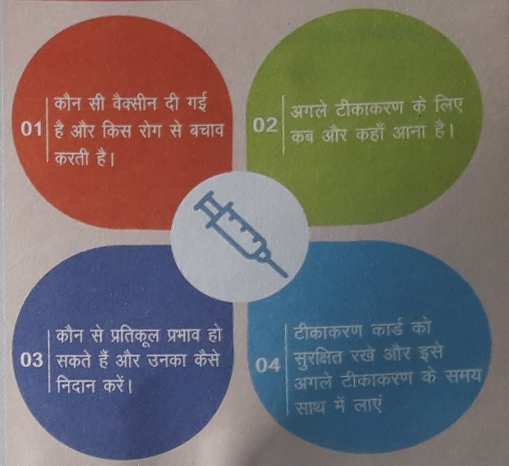
#> input picture Assignments/4/AlignmentMarker.jpg, 1017 x 931 px (shown at 1/2 size)
$ python FormFieldSegmentation.py ../AlignmentMarker.jpg   (older library calls are emulated)
#> lines starting #> are read from the running program, lines starting #| are printed output that depends on the picture; after the words box and inside, x2 and y2 are one past the last pixel; in counts of white or black regions, pixels touching at a corner belong together
import numpy as np
import pywt
from matplotlib import pyplot as plt
import sys,os
import cv2


def build_filters(lambdda = 10.0,sigma=9.0,gamma = 5.0,psi = 0.0):
  filters = []
  ksize = 11
  for theta in np.arange(0, np.pi, np.pi / 16.0):
    kern = cv2.getGaborKernel((ksize, ksize), sigma, theta, lambdda, gamma, psi, ktype = cv2.CV_32F)
    kern /= 1.5*kern.sum()
    filters.append(kern)
  return filters

def processGabor(img, filters):
  accum = np.zeros_like(img)
  for kern in filters:
    fimg = cv2.filter2D(img, cv2.CV_8U, kern)
    np.maximum(accum, fimg, accum)
  return accum


def binarize(img):
  mask = cv2.adaptiveThreshold(img,255,cv2.ADAPTIVE_THRESH_MEAN_C,cv2.THRESH_BINARY,11,2)
  return(mask)

def visulalizeMarker(markers):
  marks = np.copy(markers)
  marks = marks.astype(np.uint8)
  marks = cv2.applyColorMap(marks, cv2.COLORMAP_JET)
  return(marks)


img = cv2.imread(sys.argv[1],cv2.IMREAD_UNCHANGED)
#> img is the input picture: shape (931, 1017, 3); mean B, G, R 106, 108, 114.6
img = cv2.resize(img, (900,900), interpolation=cv2.INTER_AREA)
#> img: shape (900, 900, 3)

gray = cv2.cvtColor(img,cv2.COLOR_BGR2GRAY)
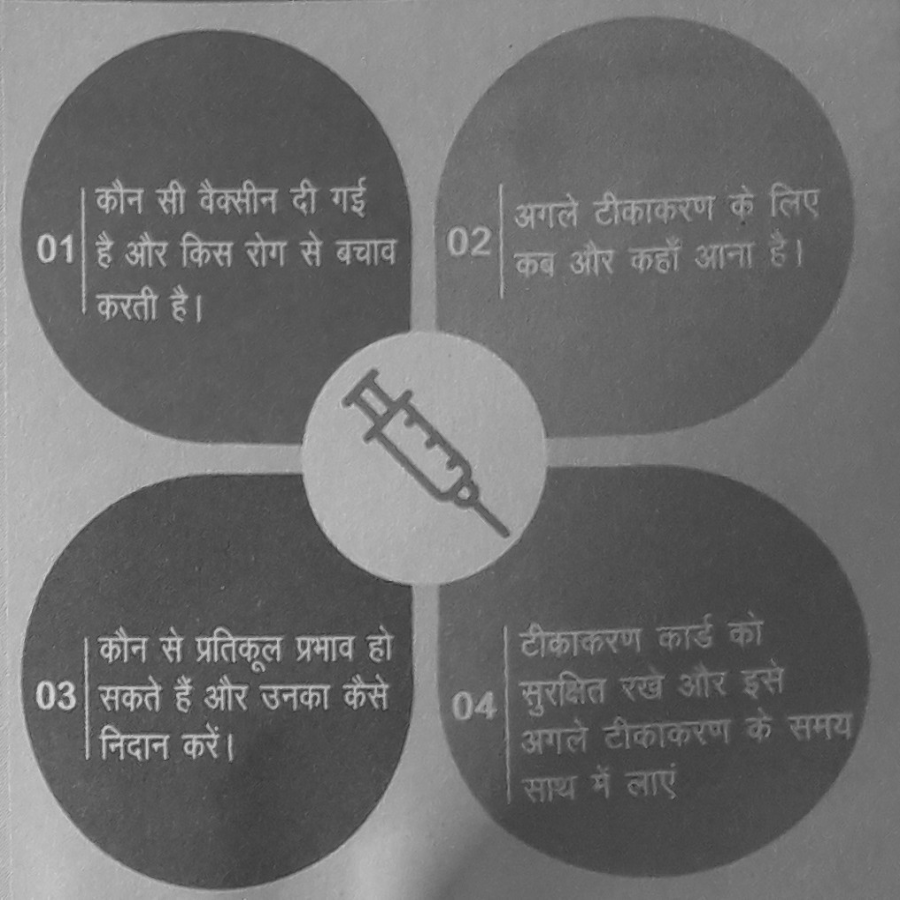
#> gray: shape (900, 900); min 42, max 223, mean 109.8


# img = cv2.resize(img, None, fx=0.6, fy=0.6, interpolation=cv2.INTER_AREA)

blurred = cv2.medianBlur(gray,5)
sigI,sigS = 5,5
kbsize = -1
blurred = cv2.bilateralFilter(blurred,kbsize,sigI,sigS)
# filters = build_filters()
# response = processGabor(blurred,filters)

kernel = np.ones((3,3),np.uint8)
sure_fg = binarize(blurred)
#> in binarize, `mask = cv2.adaptiveThreshold(img,255,cv2.ADAPTIVE_THRESH_MEAN_C,cv2.TH..`:
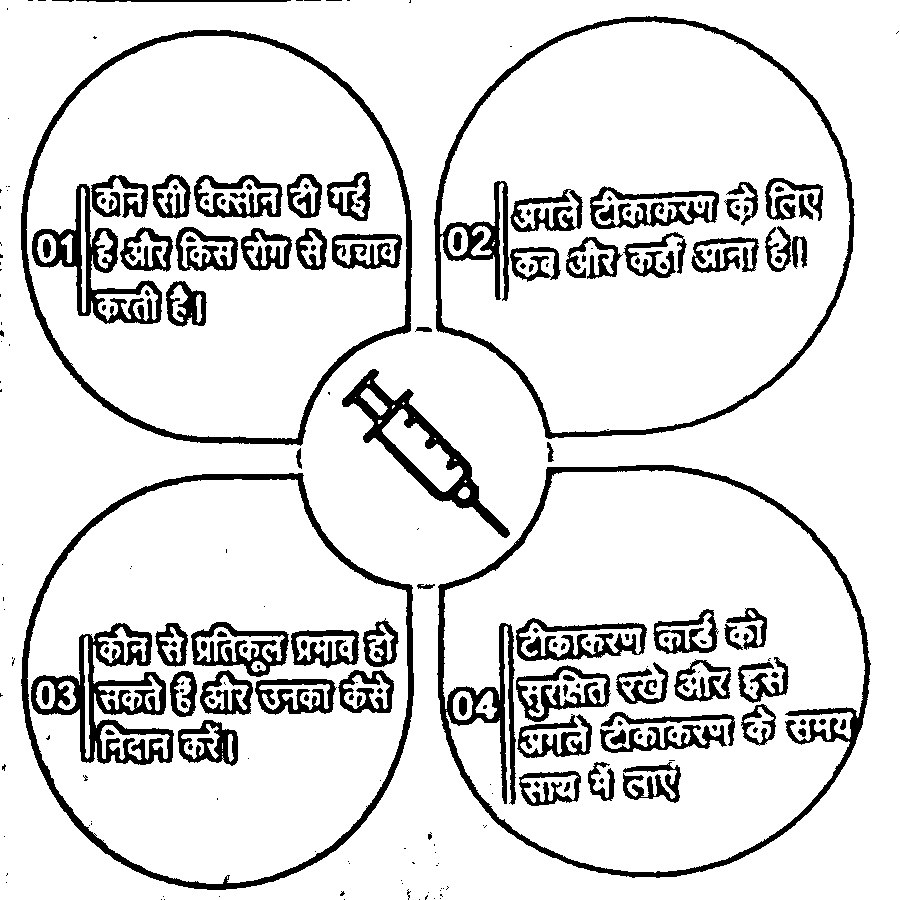
#> mask: shape (900, 900); 87.2% white; 240 black regions (110 under 20 px), largest, box (x1, y1, x2, y2) and area: (437, 465, 871, 878) 11227, (434, 16, 855, 439) 9295, (21, 473, 414, 890) 7995
sure_fg = cv2.morphologyEx(sure_fg, cv2.MORPH_OPEN, kernel,iterations = 2)
#> sure_fg: shape (900, 900); 83.9% white; 90 black regions (62 under 20 px), largest, box (x1, y1, x2, y2) and area: (21, 30, 414, 890) 62609, (417, 465, 871, 878) 22599, (434, 16, 855, 462) 13452
# [8 lines of commented-out code are left out]
ret, markers = cv2.connectedComponents(sure_fg)
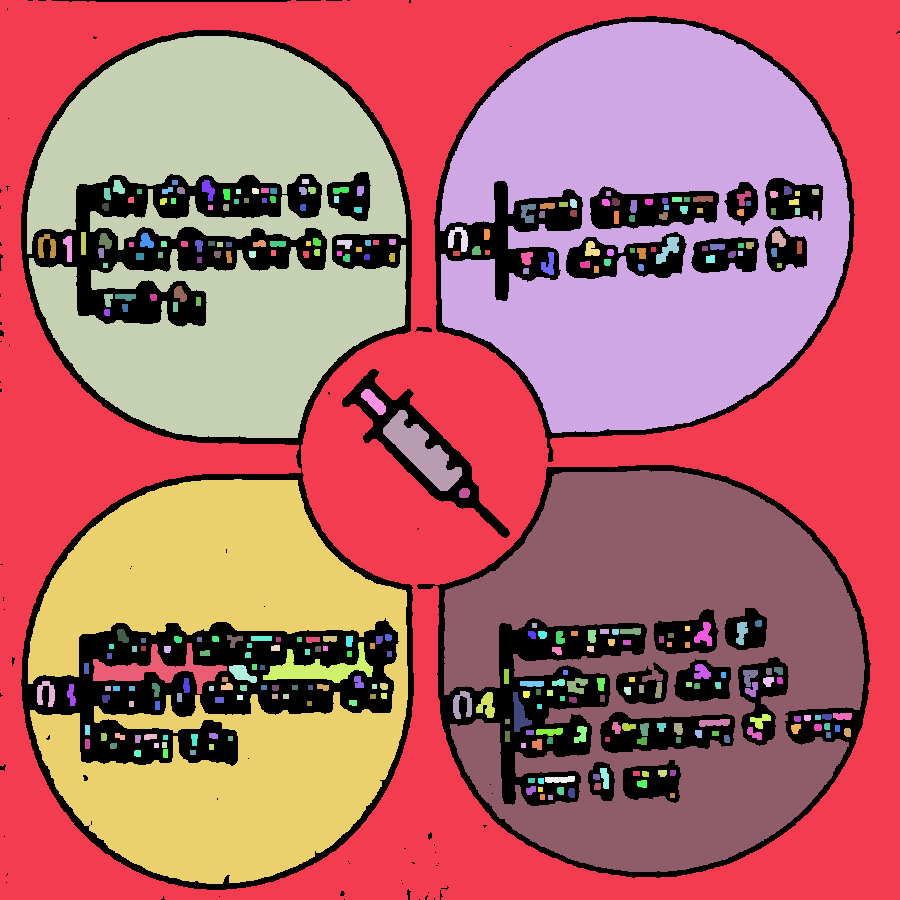
#> markers: shape (900, 900) int32; 329 distinct labels, from 0 to 328; one colour per label, 0 black
#> ret = 329
visualMarks = visulalizeMarker(markers)
print(ret)
#| 329

# [4 lines of commented-out code are left out]
seg = cv2.watershed(img,markers)
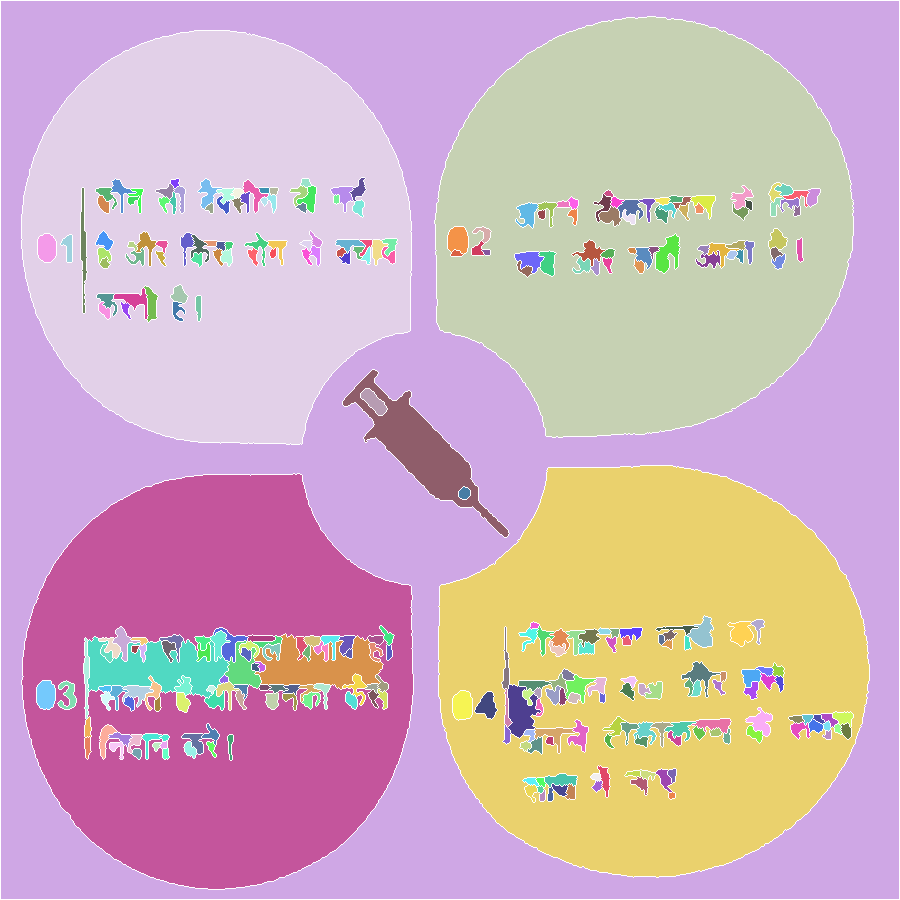
#> seg: shape (900, 900) int32; 329 distinct labels, from -1 to 328; one colour per label, 0 black, -1 white
img[seg == -1] = [25,223,212]
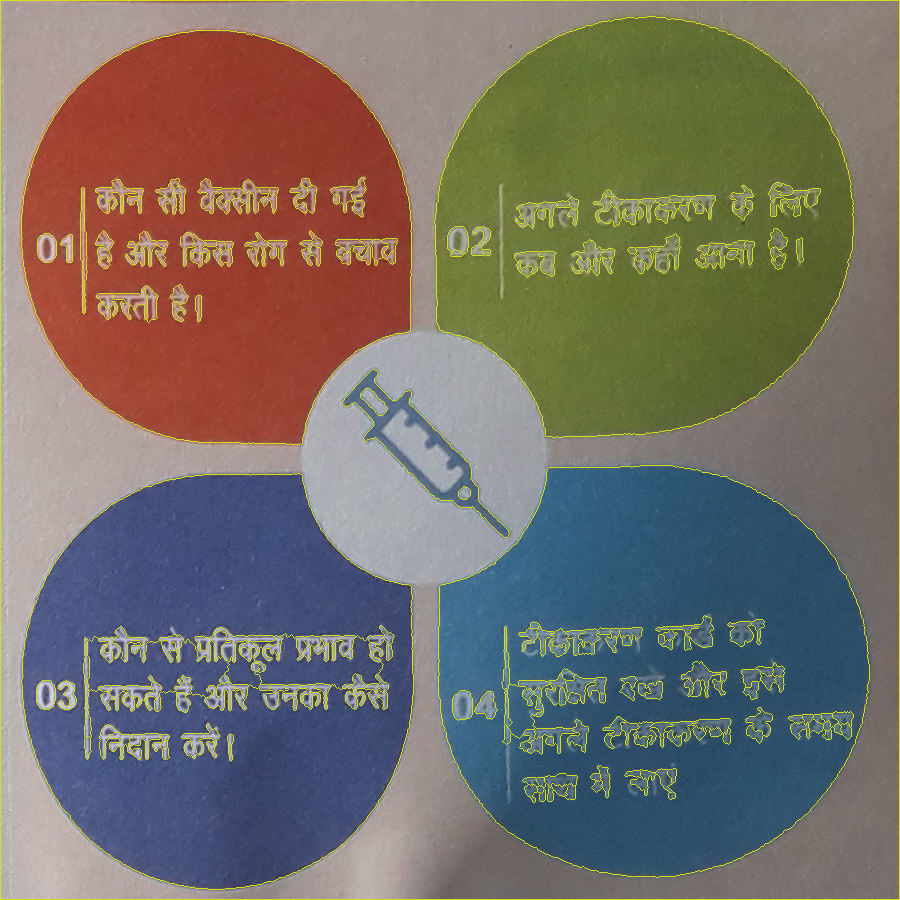
#> img: shape (900, 900, 3); mean B, G, R 103.4, 111.3, 117.3
print(seg.dtype)
#| int32
print(seg.shape)
#| (900, 900)


seg = visulalizeMarker(seg)
#> in visulalizeMarker (call 2), `marks = cv2.applyColorMap(marks, cv2.COLORMAP_JET)`:
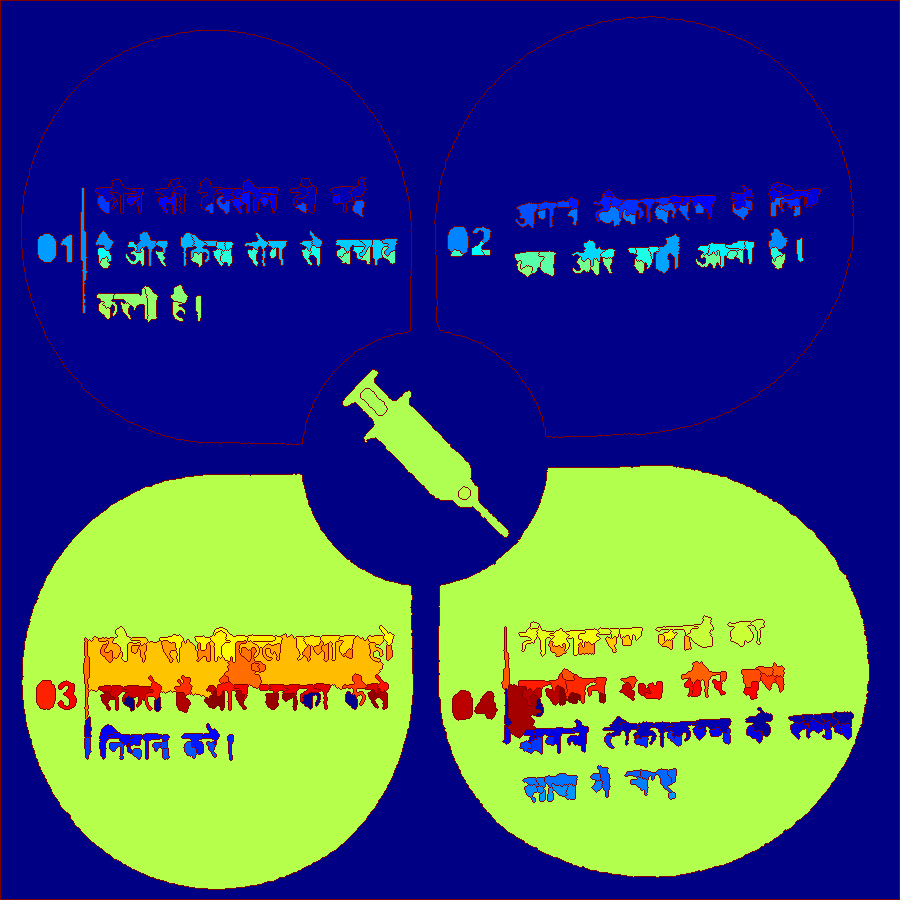
#> marks: shape (900, 900, 3); mean B, G, R 112.7, 80.2, 62.8

cv2.imshow("Original",img)
cv2.imshow("sure_fg",sure_fg)
# cv2.imshow("markers",markers/255.0)
cv2.imshow("visualize Markers",visualMarks)
cv2.imshow("Segmentations",seg)


cv2.imwrite("Original.jpg",img)
cv2.imwrite("visualize Markers.jpg",visualMarks)
cv2.imwrite("Segmentations.jpg",seg)


# cv2.imshow("Segmentes",seg)


# cv2.imshow("Gabor",response)
cv2.waitKey(0)
cv2.destroyAllWindows()

$ run again, on Assignments/3/ColorPhotos/Sea.jpeg
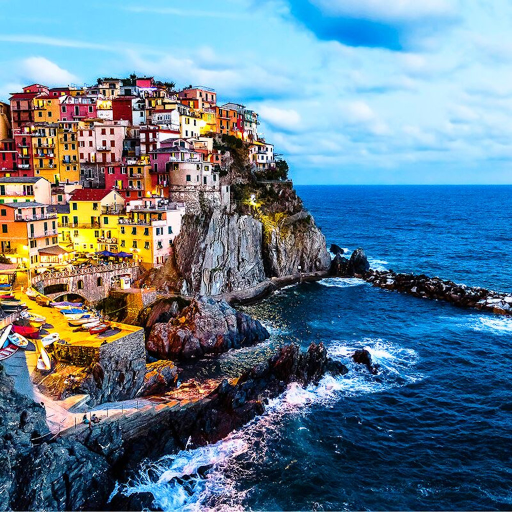
#> input picture Assignments/3/ColorPhotos/Sea.jpeg, 1024 x 1024 px (shown at 1/2 size)
#> img is the input picture: shape (1024, 1024, 3); mean B, G, R 143, 124.6, 98.3
#> mask: shape (900, 900); 64.7% white; 1761 black regions (1096 under 20 px), largest, box (x1, y1, x2, y2) and area: (0, 130, 612, 522) 50210, (57, 416, 900, 727) 40173, (0, 530, 801, 900) 38475
#> sure_fg: shape (900, 900); 52.3% white; 313 black regions (195 under 20 px), largest, box (x1, y1, x2, y2) and area: (0, 130, 900, 900) 362041, (481, 0, 775, 95) 3781, (643, 255, 808, 273) 1084
#> `ret, markers = cv2.connectedComponents(sure_fg)`:
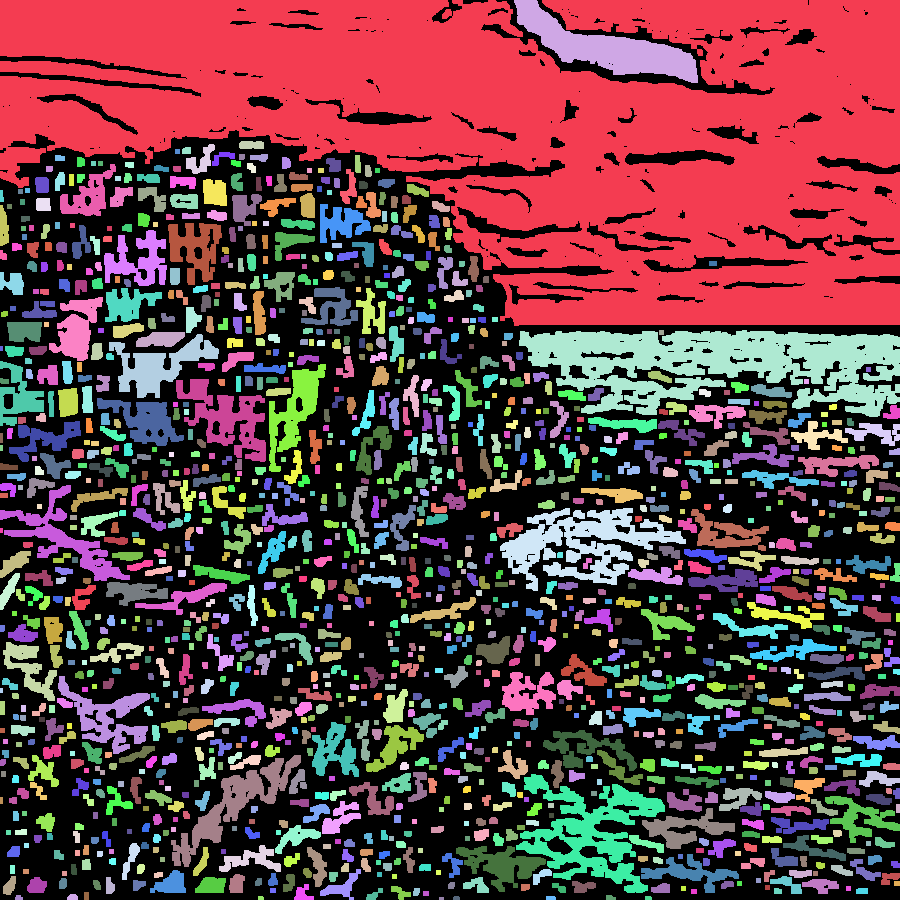
#> markers: shape (900, 900) int32; 1446 distinct labels, from 0 to 1445; one colour per label, 0 black
#> ret = 1446
#| 1446
#> seg: shape (900, 900) int32; 1447 distinct labels, from -1 to 1445
#| int32
#| (900, 900)
#> in visulalizeMarker (call 2), `marks = cv2.applyColorMap(marks, cv2.COLORMAP_JET)`:
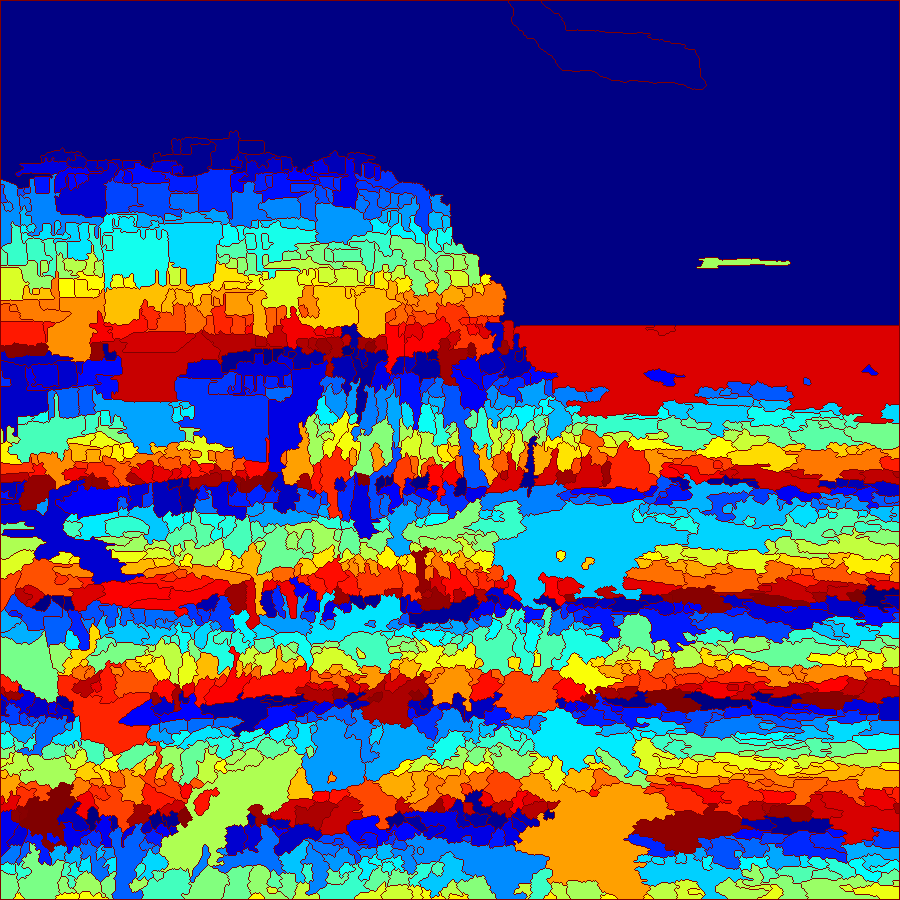
#> marks: shape (900, 900, 3); mean B, G, R 117.9, 83.1, 85.4
